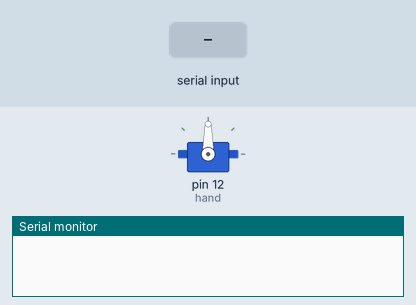
A sketch run on a simulated Arduino Uno, built with avr-gcc and run on an emulated ATmega328P. Shown: servo, the last lines printed to the serial monitor. The test bench sets the inputs (shaded band).

Above: at 1.2 s.
1.3 s: "2" received over Serial
At 2.8 s:
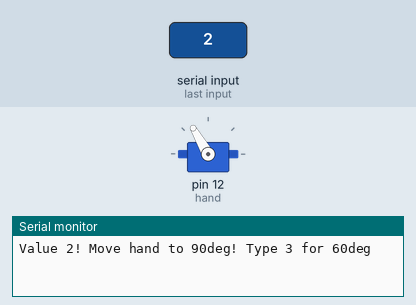
3.5 s: "3" received over Serial
At 4.4 s:
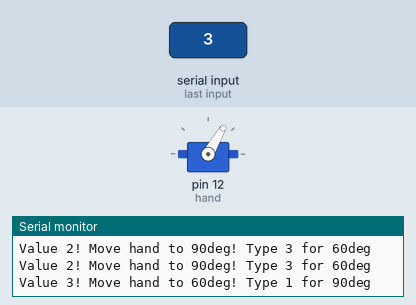
5.5 s: "1" received over Serial
At 7.2 s:
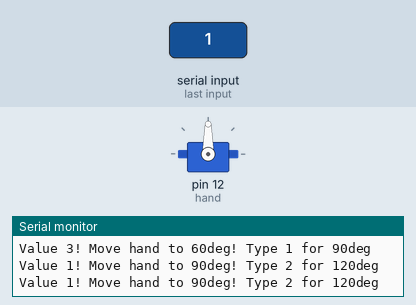
Timing chart, 0 to 8.7 s (numbered marks = the images above; inputs shaded):
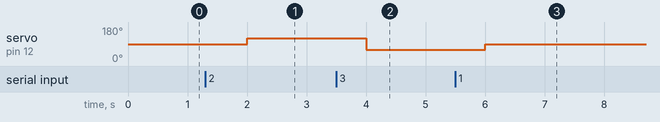

Measured:
- after the input at 1.3 s, servo on pin 12 (hand): 90° → 120° after 0.70 s
- after the input at 3.5 s, servo on pin 12 (hand): 120° → 60° after 0.50 s
- after the input at 5.5 s, servo on pin 12 (hand): 60° → 90° after 0.50 s

The sketch:

Hand_Only_Uno.ino
```cpp
#include<Servo.h>
int hand = 12;
Servo hand1;
int val = 0;

// the setup routine runs once when you press reset:
void setup() {
  hand1.attach(hand);
  Serial.begin(9600);
}

//Main run loop
void loop() {
  if (Serial.available())
  {
    val = Serial.read();    //Read the serial value sent from C# app
  }

  if (val == '1')
  {
    Serial.println("Value 1! Move hand to 90deg! Type 2 for 120deg");
    hand1.write(90);      //Most probably some reasonable central position
  }
  if (val == '2')
  {
    Serial.println("Value 2! Move hand to 90deg! Type 3 for 60deg");
    hand1.write(120);      //Lower arm position
  }
  if (val == '3')
  {
    Serial.println("Value 3! Move hand to 60deg! Type 1 for 90deg");
    hand1.write(60);      //Upper arm position
  }

  delay(1000);      //Wait for 1.5seconds till next loop

}//End of main loop
```
